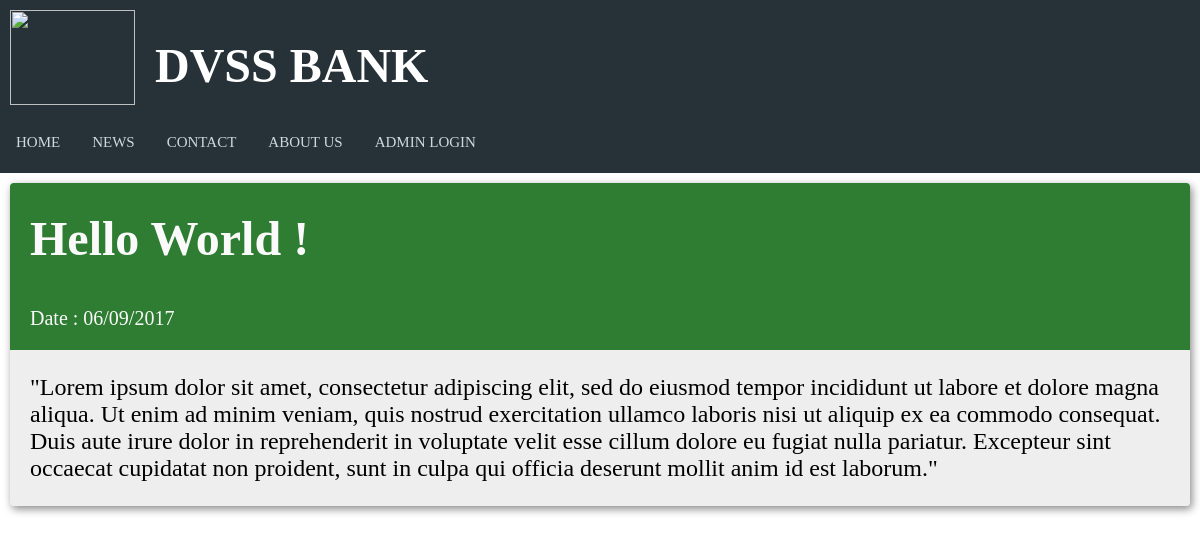
Page /news.php on the committed database.
### tables this page shows
CREATE TABLE `news` (
  `id` int(10) UNSIGNED NOT NULL,
  `title` varchar(40) DEFAULT NULL,
  `created` datetime DEFAULT NULL
);

CREATE TABLE `news_body` (
  `id` int(10) UNSIGNED NOT NULL,
  `body` text DEFAULT NULL
);

### news.php (the view, shortened to what this page needs)
<?php
    include "header.php";
    include "navbar.php";
    include "connect.php";
?>
<!DOCTYPE html>
<html>
<head>
    <link rel="stylesheet" href="news_style.css">
</head>
<body>
    <div class="flex-container">
        <?php
            $sql0 = "SELECT id, title, created FROM news ORDER BY created DESC";
            $result = $conn->query($sql0);
            if ($result->num_rows > 0) {
            while($row = $result->fetch_assoc()) {
                $id = $row["id"];
                $sql1 = "SELECT body FROM news_body WHERE id=$id";
                $result1 = $conn->query($sql1); ?>
                <div class="flex-item">
                    <div class="flex-container-title">
                        <h1 id="title"><?php echo $row["title"] . "<br>"; ?></h1>
                    </div>
                    <div class="flex-container-title">
                        <p id="date"><?php echo "Date : " .
                            date("d/m/Y", strtotime($row["created"])); ?></p>
                    </div>
                    <div class="flex-container-body">
                        <p id="news_body"><?php while($row1 = $result1->fetch_assoc()) {
                            echo $row1["body"]; } ?></p>
                    </div>
                </div>
            <?php }
            } else {
                echo "No news available ! Please post some.";
            }
        ?>
    </div>
</body>
</html>

### header_style.css (style rules this page uses)
body { margin: 0; padding: 0; background-color: #FAFAFA; }
h1 { font-family: OpenSans-Light; color: white; font-size: 3rem; line-height: 3rem; margin-top: calc((1.5rem - 2rem) + 2.5rem); margin-bottom: 1.5rem; }

### news_style.css (style rules this page uses)
body, html { height: 100%; background: url("images/news.jpg") no-repeat center center fixed; background-size: cover; }
.flex-container { display: -webkit-flex; display: flex; width: auto; height: auto; -webkit-flex-wrap: wrap; flex-wrap: wrap; }
.flex-item { -webkit-flex-direction: column; flex-direction: column; flex: 1 1 550px; background-color: #EEEEEE; width: auto; height: auto; max-height: 65vh; margin: 10px; overflow-y: auto; box-shadow: 2px 3px 8px #888888; border-radius: 4px; }
.flex-container-title { display: -webkit-flex; display: flex; width: auto; height: auto; background-color: #2E7D32; }
.flex-container-body { display: -webkit-flex; display: flex; background-color: #EEEEEE; }
h1[id="title"] { margin-left: 20px; font-family: Roboto-Thin; color: #FAFAFA; }
p[id="date"] { font-size: 20px; color: #FAFAFA; margin-left: 20px; font-family: Roboto-Regular; }
p[id="news_body"] { font-size: 24px; margin-left: 20px; font-family: Roboto-Regular; }

### rows in the picture
news: title "Hello World !", created "06/09/2017"
news_body: body "\"Lorem ipsum dolor sit amet, consectetur adipiscing elit, sed do eiusmod tempor incididunt ut labore et dolore magna aliqua. Ut enim ad minim veniam, quis nostrud exercitation ullamco laboris nisi ut aliquip ex ea commodo consequat. Duis aute irure dolor in reprehenderit in voluptate velit esse cillum dolore eu fugiat nulla pariatur. Excepteur sint occaecat cupidatat non proident, sunt in culpa qui officia deserunt mollit anim id est laborum.\""
